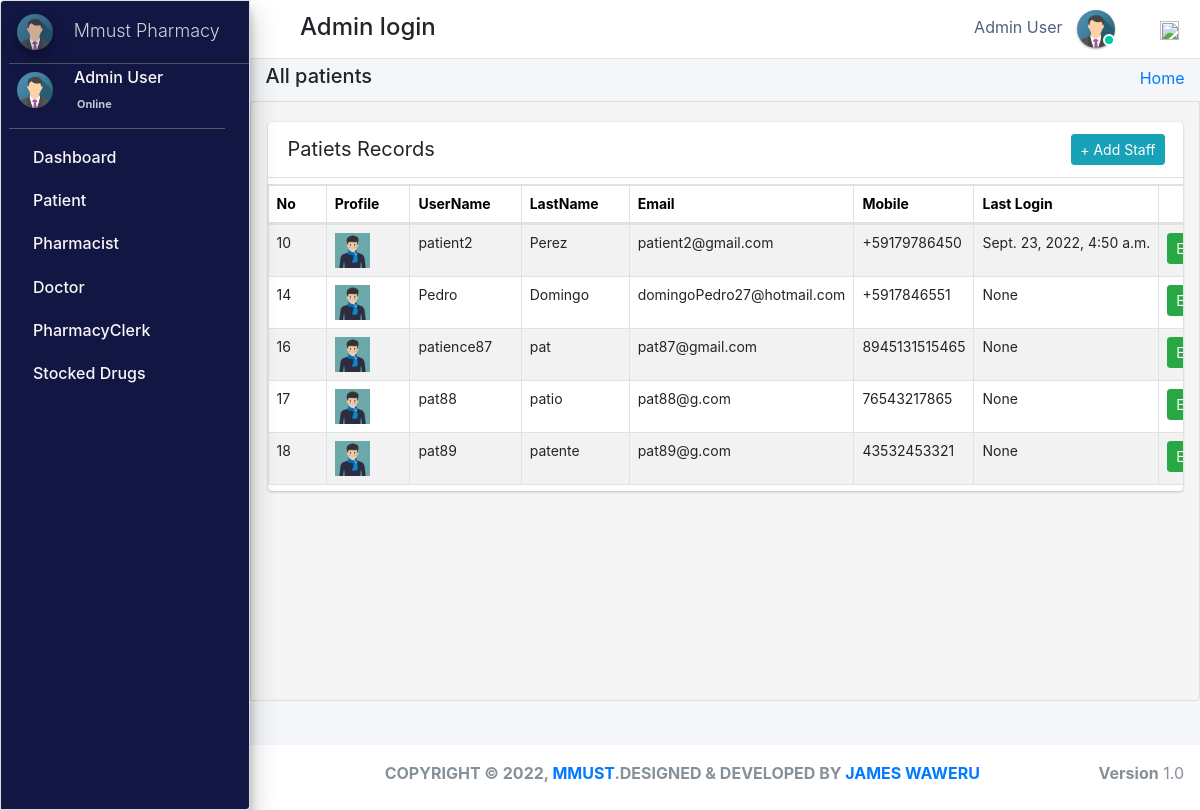
Page /admin_user/all_patients/ (signed in) on the earlier database version.
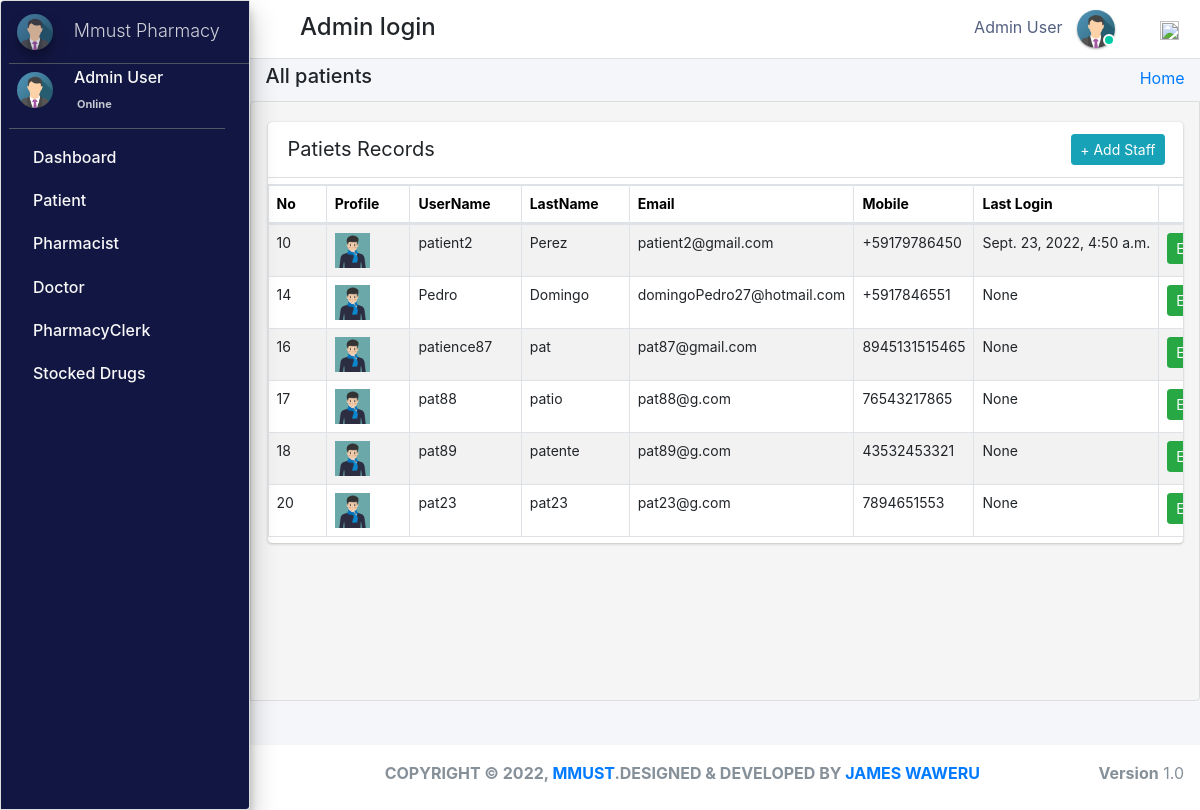
Same page on the later database version.
### pharmacy/models.py (models this page shows, shortened)
class Patients(models.Model):
    gender_category=(
        ('Male','Male'),
        ('Female','Female'),
    )
    admin = models.OneToOneField(CustomUser,null=True, on_delete = models.CASCADE)
    reg_no=models.CharField(max_length=30,null=True,blank=True,unique=True)
    gender=models.CharField(max_length=7,null=True,blank=True,choices=gender_category)
    first_name=models.CharField(max_length=20,null=True,blank=True)
    last_name=models.CharField(max_length=20,null=True,blank=True)
    dob=models.DateTimeField(auto_now_add= False, auto_now=False,null=True,blank=True)
    phone_number=models.CharField(max_length=10,null=True,blank=True)
    profile_pic=models.ImageField(default="patient.jpg",null=True,blank=True)
    age= models.IntegerField(default='0', blank=True, null=True)
    address=models.CharField(max_length=300,null=True,blank=True)
    date_admitted=models.DateTimeField(auto_now_add=True, auto_now=False)
    last_updated = models.DateTimeField(auto_now_add=False, auto_now=True)

class CustomUser(AbstractUser):
    user_type_data = ((1, "AdminHOD"), (2, "Pharmacist"), (3, "Doctor"), (4, "PharmacyClerk"),(5, "Patients"))
    user_type = models.CharField(default=1, choices=user_type_data, max_length=10)

### pharmacy/HODViews.py (the view, shortened to what this page needs)
# urls.py: path('admin_user/all_patients/',HODViews.allPatients,name='all_patients'),
def all_patients(request):
    form = PatientSearchForm1(request.POST or None)
    patients = Patients.objects.all()
    context = {
        "patients": patients,
        "form": form,
        "title": "Admitted Patients"
    }
    return render(request, 'hod_templates/admited_patients.html', context)

### pharmacy/templates/hod_templates/admited_patients.html (shortened to what this page needs)
{% extends 'hod_templates/base_template.html'%}
{% load static %}
{% block page_title %}
<h5>All patients</h5>
{% endblock page_title %}
{% block main_content %}
<section class="content">
    <div class="row">
        <div class="col-md-12 px-3">
            <div class="card card-primar sc">
                <div class="card-header">
                    <span>Patiets Records</span>
                   <div class="card-tools d-flex">
                <a class="btn btn-sm btn-info mr-2" href="{% url 'patient_form' %}" role="button">+ Add Staff</a>
            </div>
                </div>
                <table  class="table table-bordered table-hover dataTable" id="plist">
                    <thead>
                            <tr>
                                    <th>No</th>
                                    <th>Profile</th>
                                    <th>UserName</th>
                                    <th>LastName</th>
                                    <th>Email</th>
                                    <th>Mobile</th>
                                     <th>Last Login</th>
                                     <th class="text-center">Action</th>
                            </tr>
                    </thead>
                    <tbody>
                            {% for patient in patients %}
                            <tr class="hov"> <td>{{patient.admin.id}}</td>
                                <td> <img src="{{patient.profile_pic.url}}" class="" width="35" height="35" alt=""></td>
                                <td>{{patient.admin}}</td>
                                <td>{{patient.admin.last_name}}</td>
                                <td>{{patient.admin.email}}</td>
                                <td>{{patient.phone_number}}</td>
                                <td>{{patient.admin.last_login}}</td>
                                <td><a href="{% url 'edit_patient' patient.admin.id %}" class="btn btn-sm btn-success">Edit</a>
                                    <a href="{% url 'patient_record' patient.id %}" class="btn btn-sm btn-warning">View</a></td>
                            </tr>
                            {% endfor %}
                    </tbody>
                </table>
            </div>
        </div>
    </div>
</section>
{% endblock %}

Differences in the rows shown:
added Patients: admin.id "20", profile_pic (picture), admin "pat23", admin.last_name "pat23", admin.email "pat23@g.com", phone_number "7894651553", admin.last_login "None"
